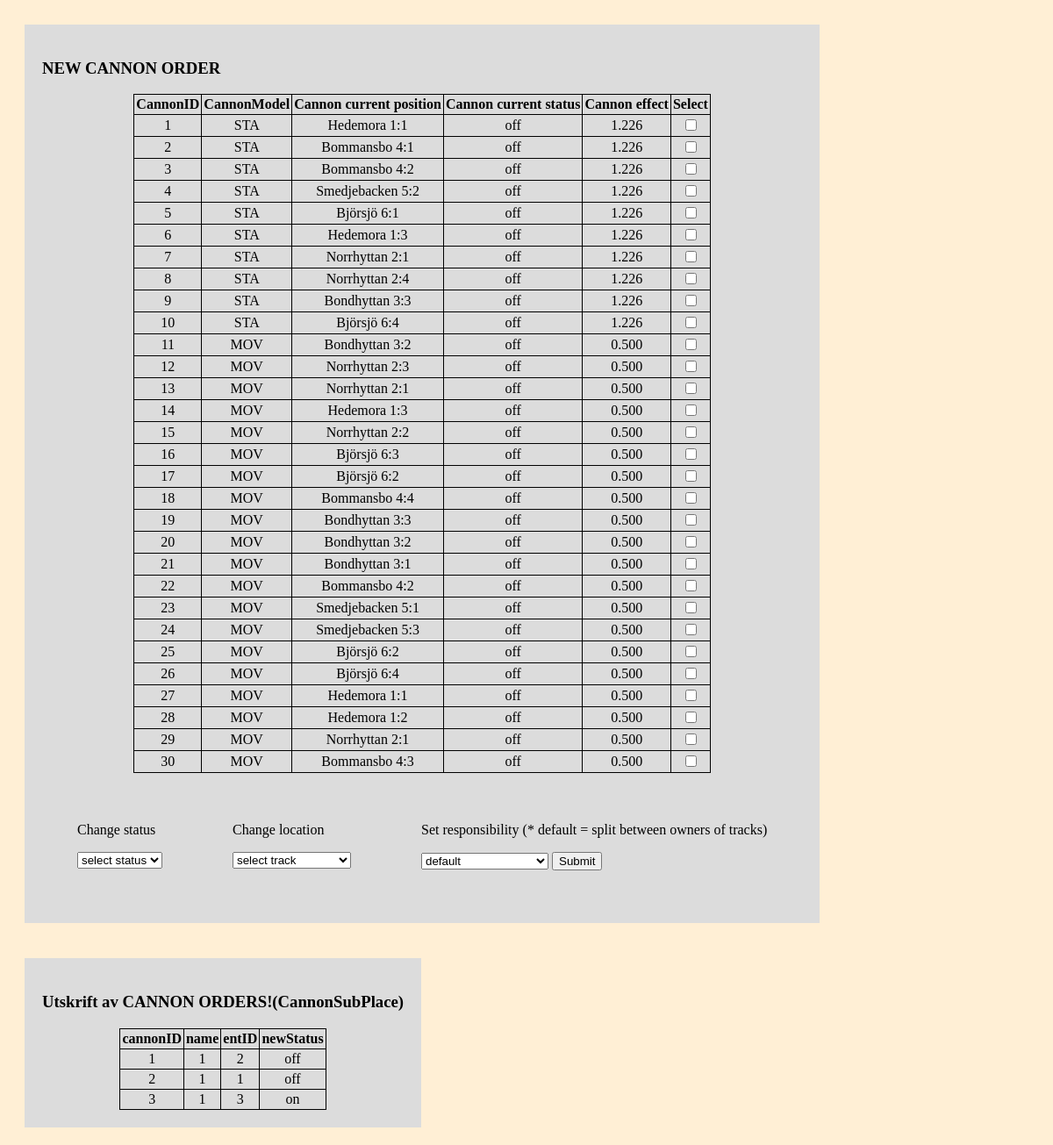
Screenshot of /phpFunc/cannonError.php with the database file from the repository.
### tables this page shows
create table Cannon (
cannonID smallint not null auto_increment unique,
subPlaceName smallint null,
model char (3) not null, 
 
state enum('on','off','unplugged','broken') null,
effect DECIMAL(4,3),  
class varchar(32) not null, 
 
primary key (cannonID),
foreign key (subPlaceName) references SubPlace(name)ON DELETE CASCADE ON UPDATE CASCADE
);

create table SubPlace (
name smallint not null,
placeName varchar(32) not null,
realName varchar (32) not null,
entID smallint null,
length mediumint,
height smallint,
fakesnow smallint,
 
primary key (name),
foreign key (placeName) references Place(name),
foreign key (entID) references Ent(entID)
);

create table CannonSubPlace (
orderID int not null auto_increment unique,
cannonID smallint,
name smallint,
entID smallint,
startStamp timestamp,
endStamp timestamp,
newStatus enum('on','off','unplugged','broken'),
info varchar(1024),
comment varchar(1024),
primary key (orderID),
foreign key (cannonID) references Cannon(cannonID)on delete cascade,
foreign key (name) references SubPlace(name)on delete cascade,
foreign key (entID) references Ent(entID)
);

### phpFunc/cannonError.php (the view, shortened to what this page needs)
<!DOCTYPE HTML>
<head>
<html>
</head>
<body>
<?php
include'connect.php';
?>
<div>
<h3>NEW CANNON ORDER</h3>
<table>
	<th>CannonID</th>
	<th>CannonModel</th>
	<th>Cannon current position</th>
	<th>Cannon current status</th>
	<th>Cannon effect</th>
	<th>Select </th>
	<tr>
		<?php
	    foreach($pdo->query( 'SELECT cannonID, model, state, effect, realName  FROM Cannon, SubPlace where SubPlace.name = Cannon.subPlaceName;') as $row){
		    echo "<tr>";
		    echo "<td>".$row['cannonID']."</td>";
		    echo "<td>".$row['model']."</td>";
		    echo "<td>".$row['realName']."</td>";
		    echo "<td>".$row['state']."</td>";
		    echo "<td>".$row['effect']."</td>";
	    	echo '<form><th><input type="checkbox" name="selected" value="'.$row["cannonID"].'"></th>';
	        echo "</tr>";
	    }
		?>
	</tr>
</table>
	<div>
		<p>Change status</p>
    	<select id="selecten">
  	        <option value="as">select status</option>
        	</select>
		</div>
	<div>
   		<p>Change location</p>
        <select class='select1'>
        	<option id="select1"value="selected">select track</option>
        </select>
	</div>
	<div>
   		<p>Set responsibility (* default = split between owners of tracks)</p>
        <select class='select1'>
        	<option id="select1">default</option>
        </select>
 	<input type="submit" name="send">
	</div>
</div>
<div>
	<h3>Utskrift av CANNON ORDERS!(CannonSubPlace)</h3>
    <table>
	    <?php
		        echo "<th>cannonID</th>";
		        echo "<th>name</th>";
		        echo "<th>entID</th>";
		        echo "<th>newStatus</th>";
		      foreach($pdo->query( 'select * from CannonSubPlace;' ) as $row){
		        echo "<tr>";
		        echo "<td>".$row['cannonID']."</td>";
		        echo "<td>".$row['name']."</td>";
		        echo "<td>".$row['entID']."</td>";
		        echo "<td>".$row['newStatus']."</td>";
		        echo "</tr>";
	      }
	    ?>
    </table>
</div>
</body>
</html>

### phpFunc/cannonError.php (style rules this page uses)
body { background-color: papayawhip; }
div { display: block; float: left; background-color: gainsboro; margin: 20px; padding: 20px; }
table, td, th { border:1px solid; text-align: center; margin: auto; border-collapse: collapse; padding:2px; }

### rows the page displays
cannon: cannonID "1", model "STA", subPlaceName.realName "Hedemora 1:1", state "off", effect "1.226"
cannon: cannonID "2", model "STA", subPlaceName.realName "Bommansbo 4:1", state "off", effect "1.226"
cannon: cannonID "3", model "STA", subPlaceName.realName "Bommansbo 4:2", state "off", effect "1.226"
cannon: cannonID "4", model "STA", subPlaceName.realName "Smedjebacken 5:2", state "off", effect "1.226"
cannon: cannonID "5", model "STA", subPlaceName.realName "Björsjö 6:1", state "off", effect "1.226"
cannon: cannonID "6", model "STA", subPlaceName.realName "Hedemora 1:3", state "off", effect "1.226"
cannon: cannonID "7", model "STA", subPlaceName.realName "Norrhyttan 2:1", state "off", effect "1.226"
cannon: cannonID "8", model "STA", subPlaceName.realName "Norrhyttan 2:4", state "off", effect "1.226"
cannon: cannonID "9", model "STA", subPlaceName.realName "Bondhyttan 3:3", state "off", effect "1.226"
cannon: cannonID "10", model "STA", subPlaceName.realName "Björsjö 6:4", state "off", effect "1.226"
cannon: cannonID "11", model "MOV", subPlaceName.realName "Bondhyttan 3:2", state "off", effect "0.500"
cannon: cannonID "12", model "MOV", subPlaceName.realName "Norrhyttan 2:3", state "off", effect "0.500"
cannon: cannonID "13", model "MOV", subPlaceName.realName "Norrhyttan 2:1", state "off", effect "0.500"
cannon: cannonID "14", model "MOV", subPlaceName.realName "Hedemora 1:3", state "off", effect "0.500"
cannon: cannonID "15", model "MOV", subPlaceName.realName "Norrhyttan 2:2", state "off", effect "0.500"
cannon: cannonID "16", model "MOV", subPlaceName.realName "Björsjö 6:3", state "off", effect "0.500"
cannon: cannonID "17", model "MOV", subPlaceName.realName "Björsjö 6:2", state "off", effect "0.500"
cannon: cannonID "18", model "MOV", subPlaceName.realName "Bommansbo 4:4", state "off", effect "0.500"
cannon: cannonID "19", model "MOV", subPlaceName.realName "Bondhyttan 3:3", state "off", effect "0.500"
cannon: cannonID "20", model "MOV", subPlaceName.realName "Bondhyttan 3:2", state "off", effect "0.500"
cannon: cannonID "21", model "MOV", subPlaceName.realName "Bondhyttan 3:1", state "off", effect "0.500"
cannon: cannonID "22", model "MOV", subPlaceName.realName "Bommansbo 4:2", state "off", effect "0.500"
cannon: cannonID "23", model "MOV", subPlaceName.realName "Smedjebacken 5:1", state "off", effect "0.500"
cannon: cannonID "24", model "MOV", subPlaceName.realName "Smedjebacken 5:3", state "off", effect "0.500"
cannon: cannonID "25", model "MOV", subPlaceName.realName "Björsjö 6:2", state "off", effect "0.500"
cannon: cannonID "26", model "MOV", subPlaceName.realName "Björsjö 6:4", state "off", effect "0.500"
cannon: cannonID "27", model "MOV", subPlaceName.realName "Hedemora 1:1", state "off", effect "0.500"
cannon: cannonID "28", model "MOV", subPlaceName.realName "Hedemora 1:2", state "off", effect "0.500"
cannon: cannonID "29", model "MOV", subPlaceName.realName "Norrhyttan 2:1", state "off", effect "0.500"
cannon: cannonID "30", model "MOV", subPlaceName.realName "Bommansbo 4:3", state "off", effect "0.500"
cannonsubplace: cannonID "1", name "1", entID "2", newStatus "off"
cannonsubplace: cannonID "2", name "1", entID "1", newStatus "off"
cannonsubplace: cannonID "3", name "1", entID "3", newStatus "on"
